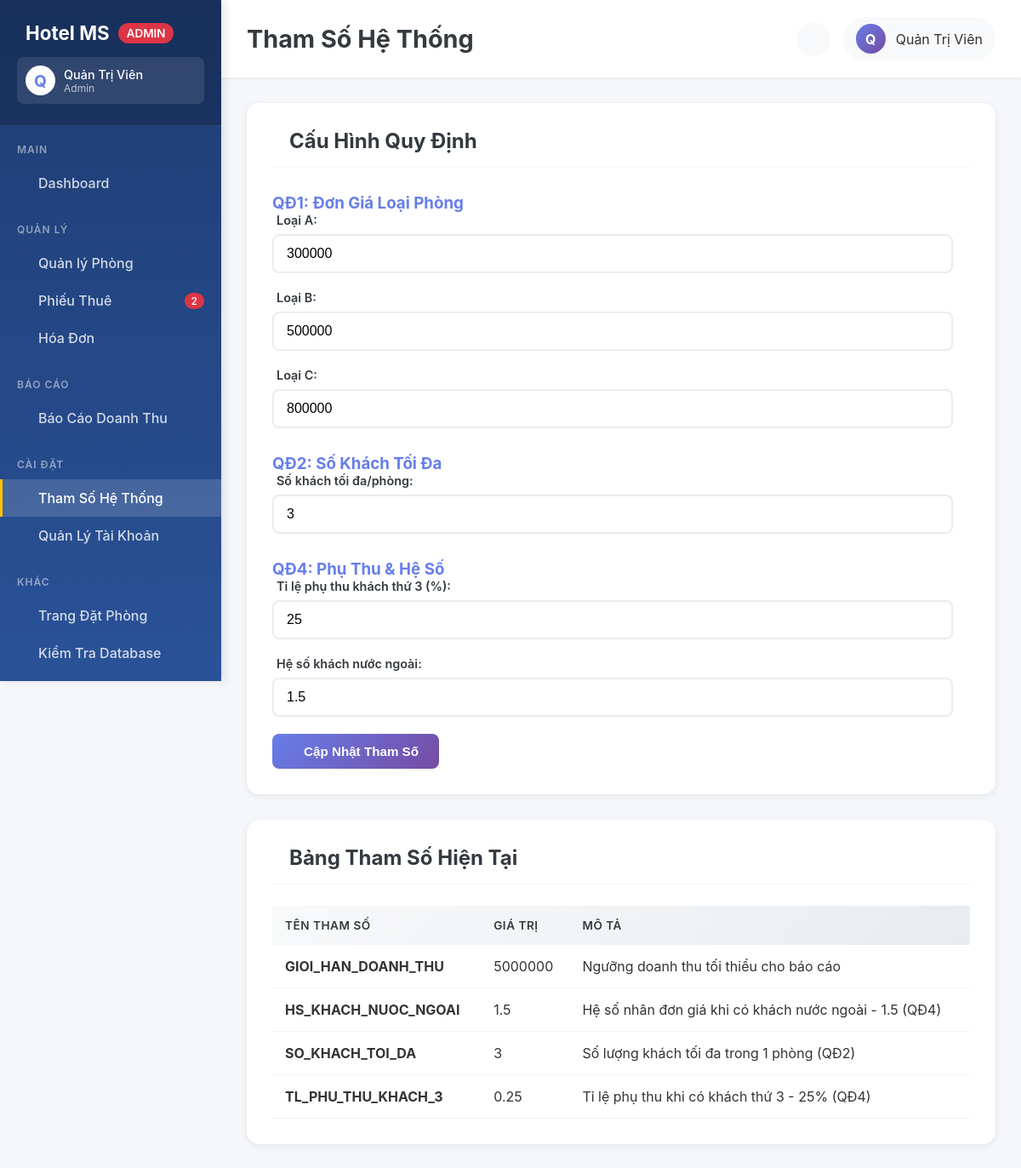
The app's page /admin/tham-so.php (signed in) with its own data.
### tables this page shows
CREATE TABLE LOAIPHONG (
MaLoaiPhong INTEGER PRIMARY KEY AUTOINCREMENT,
TenLoai TEXT NOT NULL UNIQUE,
DonGiaCoBan REAL NOT NULL CHECK(DonGiaCoBan > 0)
);

CREATE TABLE THAMSO (
TenThamSo TEXT PRIMARY KEY,
GiaTri REAL NOT NULL,
MoTa TEXT
);

### config/database.php (called while the page is built, shortened)
<?php
class Database {
    private $db_file;
    private $conn;
    public function __construct() {
        $this->db_file = __DIR__ . '/../database/hotel.db';
    }
    public function connect() {
        try {
            $this->conn = new PDO('sqlite:' . $this->db_file);
            $this->conn->setAttribute(PDO::ATTR_ERRMODE, PDO::ERRMODE_EXCEPTION);
            $this->conn->setAttribute(PDO::ATTR_DEFAULT_FETCH_MODE, PDO::FETCH_ASSOC);
            $this->conn->exec('PRAGMA foreign_keys = ON');
            $this->conn->exec('PRAGMA journal_mode = WAL');
            $this->conn->exec('PRAGMA synchronous = NORMAL');
        } catch(PDOException $e) {
            die("Connection Error: " . $e->getMessage());
        }
        return $this->conn;
    }
    public function getThamSo($tenThamSo) {
        try {
            $stmt = $this->conn->prepare("SELECT GiaTri FROM THAMSO WHERE TenThamSo = ?");
            $stmt->execute([$tenThamSo]);
            $result = $stmt->fetch();
            return $result ? $result['GiaTri'] : null;
        } catch(PDOException $e) {
            return null;
        }
    }
    public function getAllThamSo() {
        try {
            $stmt = $this->conn->query("SELECT * FROM THAMSO ORDER BY TenThamSo");
            return $stmt->fetchAll();
        } catch(PDOException $e) {
            error_log("Error getAllThamSo: " . $e->getMessage());
            return [];
        }
    }
    public function __destruct() {
        $this->conn = null;
    }
}
?>

### admin/tham-so.php (the view, shortened to what this page needs)
<?php
require_once __DIR__ . '/../config/database.php';
$database = new Database();
$db = $database->connect();
$thamSos = $database->getAllThamSo();
$loaiPhongs = $db->query("SELECT * FROM LOAIPHONG ORDER BY TenLoai")->fetchAll();
?>
<!DOCTYPE html>
<html lang="vi">
<head>
    <link rel="stylesheet" href="../assets/css/admin.css">
</head>
<body>
    <?php include 'includes/sidebar.php'; ?>
    <div class="admin-content">
        <?php include 'includes/header.php'; ?>
        <main class="main-container">
            <div class="content-section">
                <div class="section-header">
                    <h2 class="section-title"><i class="ph ph-gear"></i> Cấu Hình Quy Định</h2>
                </div>
                <form method="POST" style="max-width: 800px;">
                    <h3 style="color: #667eea; margin-top: 30px;"><i class="ph ph-currency-circle-dollar"></i> QĐ1: Đơn Giá Loại Phòng</h3>
                    <?php foreach ($loaiPhongs as $loai): ?>
                    <div class="form-group">
                        <label><i class="ph ph-bed"></i> <?= htmlspecialchars($loai['TenLoai']) ?>:</label>
                        <input type="number" name="donGia<?= substr($loai['TenLoai'], -1) ?>"
                               value="<?= $loai['DonGiaCoBan'] ?>" step="1000" required class="form-control">
                    </div>
                    <?php endforeach; ?>
                    <h3 style="color: #667eea; margin-top: 30px;"><i class="ph ph-users"></i> QĐ2: Số Khách Tối Đa</h3>
                    <div class="form-group">
                        <label><i class="ph ph-user-list"></i> Số khách tối đa/phòng:</label>
                        <input type="number" name="SO_KHACH_TOI_DA"
                               value="<?= $database->getThamSo('SO_KHACH_TOI_DA') ?>"
                               min="1" max="5" required class="form-control">
                    </div>
                    <h3 style="color: #667eea; margin-top: 30px;"><i class="ph ph-calculator"></i> QĐ4: Phụ Thu & Hệ Số</h3>
                    <div class="form-group">
                        <label><i class="ph ph-percent"></i> Tỉ lệ phụ thu khách thứ 3 (%):</label>
                        <input type="number" name="TL_PHU_THU_KHACH_3"
                               value="<?= $database->getThamSo('TL_PHU_THU_KHACH_3') * 100 ?>"
                               step="1" required class="form-control">
                    </div>
                    <div class="form-group">
                        <label><i class="ph ph-globe"></i> Hệ số khách nước ngoài:</label>
                        <input type="number" name="HS_KHACH_NUOC_NGOAI"
                               value="<?= $database->getThamSo('HS_KHACH_NUOC_NGOAI') ?>"
                               step="0.1" required class="form-control">
                    </div>
                    <button type="submit" class="btn btn-primary">
                        <i class="ph ph-floppy-disk"></i> Cập Nhật Tham Số
                    </button>
                </form>
            </div>
            <div class="content-section">
                <div class="section-header">
                    <h2 class="section-title"><i class="ph ph-list-bullets"></i> Bảng Tham Số Hiện Tại</h2>
                </div>
                <table class="data-table">
                    <thead>
                        <tr>
                            <th>Tên Tham Số</th>
                            <th>Giá Trị</th>
                            <th>Mô Tả</th>
                        </tr>
                    </thead>
                    <tbody>
                        <?php foreach ($thamSos as $ts): ?>
                        <tr>
                            <td><strong><?= htmlspecialchars($ts['TenThamSo']) ?></strong></td>
                            <td><?= htmlspecialchars($ts['GiaTri']) ?></td>
                            <td><?= htmlspecialchars($ts['MoTa']) ?></td>
                        </tr>
                        <?php endforeach; ?>
                    </tbody>
                </table>
            </div>
        </main>
    </div>
</body>
</html>

### assets/css/admin.css (style rules this page uses)
:root { --primary: #667eea; --primary-dark: #5568d3; --secondary: #764ba2; --success: #28a745; --danger: #dc3545; --warning: #ffc107; --info: #17a2b8; --light: #f8f9fa; --dark: #343a40; --sidebar-width: 260px; }
* { margin: 0; padding: 0; box-sizing: border-box; }
body { font-family: 'Inter', 'Segoe UI', system-ui, -apple-system, sans-serif; background: #f5f7fa; color: #333; overflow-x: hidden; }
.admin-content { margin-left: var(--sidebar-width); min-height: 100vh; background: #f5f7fa; }
.main-container { padding: 30px; }
.content-section { background: white; padding: 30px; border-radius: 15px; box-shadow: 0 2px 8px rgba(0,0,0,0.08); margin-bottom: 30px; }
.section-header { display: flex; align-items: center; justify-content: space-between; margin-bottom: 25px; padding-bottom: 15px; border-bottom: 2px solid var(--light); }
.section-title { font-size: 1.5em; font-weight: 700; color: var(--dark); display: flex; align-items: center; gap: 10px; }
.btn { padding: 12px 24px; border: none; border-radius: 8px; font-weight: 600; cursor: pointer; transition: 0.3s; display: inline-flex; align-items: center; gap: 8px; text-decoration: none; font-size: 0.95em; }
.btn-primary { background: linear-gradient(135deg, var(--primary), var(--secondary)); color: white; }
.data-table { width: 100%; border-collapse: collapse; background: white; }
.data-table thead { background: linear-gradient(135deg, #f8f9fa, #e9ecef); }
.data-table th { padding: 15px; text-align: left; font-weight: 600; color: var(--dark); text-transform: uppercase; font-size: 0.85em; letter-spacing: 0.5px; }
.data-table td { padding: 15px; border-bottom: 1px solid #f1f3f5; }
.data-table tbody tr { transition: 0.3s; }
.form-group { margin-bottom: 20px; }
.form-group label { display: block; margin-bottom: 8px; font-weight: 600; color: var(--dark); font-size: 0.9em; }
.form-control { width: 100%; padding: 12px 15px; border: 2px solid #e9ecef; border-radius: 8px; font-size: 1em; transition: 0.3s; }

### records on screen
loaiphong: TenLoai "Loại A", donGiaA "300000"
loaiphong: TenLoai "Loại B", donGiaB "500000"
loaiphong: TenLoai "Loại C", donGiaC "800000"
thamso: SO_KHACH_TOI_DA "3", TenThamSo "SO_KHACH_TOI_DA", GiaTri "3", MoTa "Số lượng khách tối đa trong 1 phòng (QĐ2)"
thamso: TL_PHU_THU_KHACH_3 "25", TenThamSo "TL_PHU_THU_KHACH_3", GiaTri "0.25", MoTa "Tỉ lệ phụ thu khi có khách thứ 3 - 25% (QĐ4)"
thamso: HS_KHACH_NUOC_NGOAI "1.5", TenThamSo "HS_KHACH_NUOC_NGOAI", GiaTri "1.5", MoTa "Hệ số nhân đơn giá khi có khách nước ngoài - 1.5 (QĐ4)"
thamso: TenThamSo "GIOI_HAN_DOANH_THU", GiaTri "5000000", MoTa "Ngưỡng doanh thu tối thiểu cho báo cáo"

### other values on screen
substr($_SESSION['fullname'] ?? 'A', 0, 1) "Q"
$_SESSION['fullname'] "Quản Trị Viên"
$_SESSION['role'] "Admin"
$phongDaThue "2"
$page_title "Tham Số Hệ Thống"
